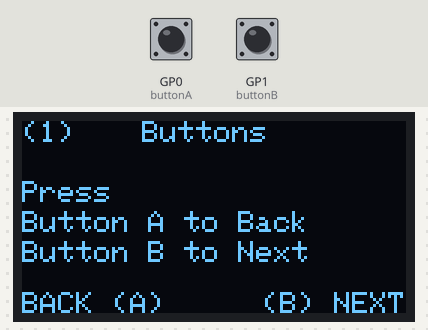
Recording of a program running on a simulated Raspberry Pi Pico running CircuitPython. Parts: 128×64 one-colour display. Inputs (shaded band) come from the test bench; at power-on: GP0 (buttonA) HIGH, GP1 (buttonB) HIGH. What the program prints to the serial console is not drawn.

Above: at 1.3 s.
1.4 s: GP0 (buttonA) pulled LOW for 0.15 s
3.0 s: GP1 (buttonB) pulled LOW for 0.15 s
Timing chart, 0 to 6.0 s (numbered marks = the images above; inputs shaded):
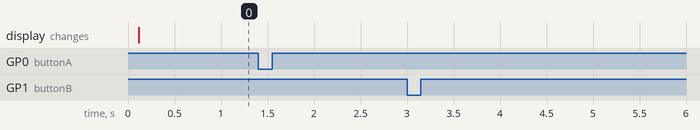

Measured:
- after the input at 1.4 s, every drawn part: stays the same
- after the input at 3.0 s, every drawn part: stays the same

The program:

edu_buttons.py
```python
#Import necessary libraries
import board
import busio
import adafruit_ssd1306
import time
import digitalio

def init_oled():
    # Define the i2c GPIOs on SCL=GP5 and SDA=GP4
    global i2c
    i2c = busio.I2C(board.GP5, board.GP4)

    # Define the OLED display using the above pins
    global oled
    oled = adafruit_ssd1306.SSD1306_I2C(128, 64, i2c)

def deinit_oled():
    #Clear the OLED display
    oled.fill(0)
    oled.show()
    print("deinit I2C")
    i2c.deinit()

button_init = False
def init_module(oled):
    global button_init

    #Just initialize button once
    if button_init != True:
        # Global variables
        global buttonA_release, buttonB_release
        global buttonA_pressed, buttonB_pressed
        global buttonA, buttonB

        buttonA_release = True
        buttonB_release = True
        buttonA_pressed = False
        buttonB_pressed = False

        #Initialize button pins
        buttonA = digitalio.DigitalInOut(board.GP0)
        buttonB = digitalio.DigitalInOut(board.GP1)

        button_init = True

    #Clear the OLED display
    oled.fill(0)

    #Write the data: ('text', x , y, pixel colour)
    #Pixel colour: 0 = false, 1 = true
    oled.text('Buttons', 40, 0, 1)
    oled.text('Press', 0, 20, 1)
    oled.text('Button A to Back', 0, 30, 1)
    oled.text('Button B to Next', 0, 40, 1)

    oled.text('(1)', 0, 0, 1)

    oled.text('BACK (A)', 0, 57, 1)
    oled.text('(B) NEXT', 80, 57, 1)
    oled.show()

def check_button_press():
    global buttonA_release, buttonB_release
    global buttonA_pressed, buttonB_pressed

    #Detect button press when button is release
    if buttonA.value == False and buttonA_release == True:
        buttonA_release = False
    elif buttonA.value == True and buttonA_release == False:
        buttonA_release = True
        buttonA_pressed = True
        return 'A'

    if buttonB.value == False and buttonB_release == True:
        buttonB_release = False
    elif buttonB.value == True and buttonB_release == False:
        buttonB_release = True
        buttonB_pressed = True
        return 'B'

def run_module():
    button = check_button_press()
    if button:
        print(button)

def deinit_module():
    buttonA.deinit()
    buttonB.deinit()

if __name__ == "__main__":
    try:
        init_oled()
        init_module(oled)
        while True:
            #Refresh the oled with interval 1s
            run_module()
    finally:
        deinit_module()
        deinit_oled()
```
